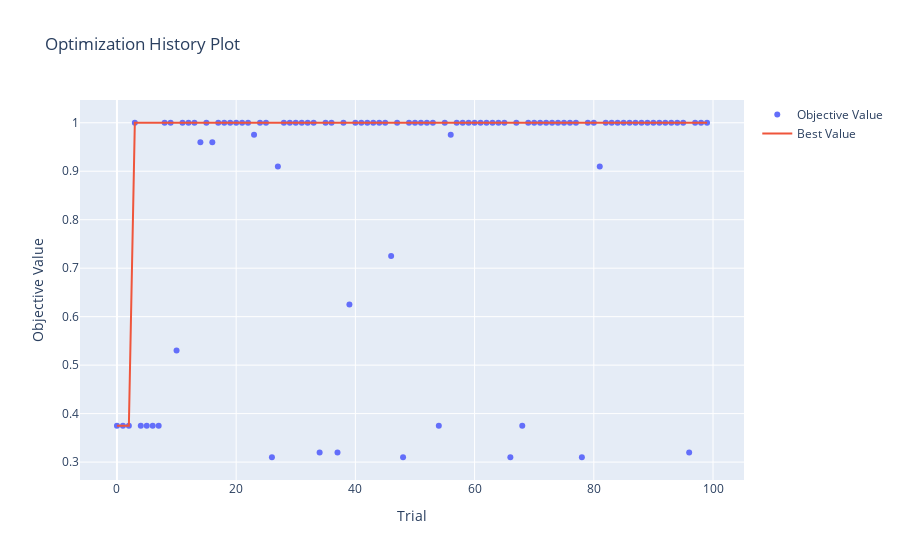

Notebook code for this chart:
### Markdown cell above
Mejores Parametros

### Code cell
print(studySVM.best_params)
optuna.visualization.plot_optimization_history(studySVM)

### Figure 1 — Plotly figure (JSON) as saved in the notebook; plotly's stock layout.template omitted (floating-point values rounded to 4 significant figures)
{"data": [{"mode": "markers", "name": "Objective Value", "type": "scatter", "x": [0, 1, 2, 3, 4, 5, 6, 7, 8, 9, 10, 11, 12, 13, 14, 15, 16, 17, 18, 19, 20, 21, 22, 23, 24, 25, 26, 27, 28, 29, 30, 31, 32, 33, 34, 35, 36, 37, 38, 39, 40, 41, 42, 43, 44, 45, 46, 47, 48, 49, 50, 51, 52, 53, 54, 55, 56, 57, 58, 59, 60, 61, 62, 63, 64, 65, 66, 67, 68, 69, 70, 71, 72, 73, 74, 75, 76, 77, 78, 79, 80, 81, 82, 83, 84, 85, 86, 87, 88, 89, 90, 91, 92, 93, 94, 95, 96, 97, 98, 99], "y": [0.375, 0.375, 0.375, 1, 0.375, 0.375, 0.375, 0.375, 1, 1, 0.53, 1, 1, 1, 0.96, 1, 0.96, 1, 1, 1, 1, 1, 1, 0.975, 1, 1, 0.31, 0.91, 1, 1, 1, 1, 1, 1, 0.32, 1, 1, 0.32, 1, 0.625, 1, 1, 1, 1, 1, 1, 0.725, 1, 0.31, 1, 1, 1, 1, 1, 0.375, 1, 0.975, 1, 1, 1, 1, 1, 1, 1, 1, 1, 0.31, 1, 0.375, 1, 1, 1, 1, 1, 1, 1, 1, 1, 0.31, 1, 1, 0.91, 1, 1, 1, 1, 1, 1, 1, 1, 1, 1, 1, 1, 1, 1, 0.32, 1, 1, 1]}, {"mode": "lines", "name": "Best Value", "type": "scatter", "x": [0, 1, 2, 3, 4, 5, 6, 7, 8, 9, 10, 11, 12, 13, 14, 15, 16, 17, 18, 19, 20, 21, 22, 23, 24, 25, 26, 27, 28, 29, 30, 31, 32, 33, 34, 35, 36, 37, 38, 39, 40, 41, 42, 43, 44, 45, 46, 47, 48, 49, 50, 51, 52, 53, 54, 55, 56, 57, 58, 59, 60, 61, 62, 63, 64, 65, 66, 67, 68, 69, 70, 71, 72, 73, 74, 75, 76, 77, 78, 79, 80, 81, 82, 83, 84, 85, 86, 87, 88, 89, 90, 91, 92, 93, 94, 95, 96, 97, 98, 99], "y": [0.375, 0.375, 0.375, 1, 1, 1, 1, 1, 1, 1, 1, 1, 1, 1, 1, 1, 1, 1, 1, 1, 1, 1, 1, 1, 1, 1, 1, 1, 1, 1, 1, 1, 1, 1, 1, 1, 1, 1, 1, 1, 1, 1, 1, 1, 1, 1, 1, 1, 1, 1, 1, 1, 1, 1, 1, 1, 1, 1, 1, 1, 1, 1, 1, 1, 1, 1, 1, 1, 1, 1, 1, 1, 1, 1, 1, 1, 1, 1, 1, 1, 1, 1, 1, 1, 1, 1, 1, 1, 1, 1, 1, 1, 1, 1, 1, 1, 1, 1, 1, 1]}, {"marker": {"color": "#cccccc"}, "mode": "markers", "name": "Infeasible Trial", "showlegend": false, "type": "scatter", "x": [], "y": []}], "layout": {"title": {"text": "Optimization History Plot"}, "xaxis": {"title": {"text": "Trial"}}, "yaxis": {"title": {"text": "Objective Value"}}}}
